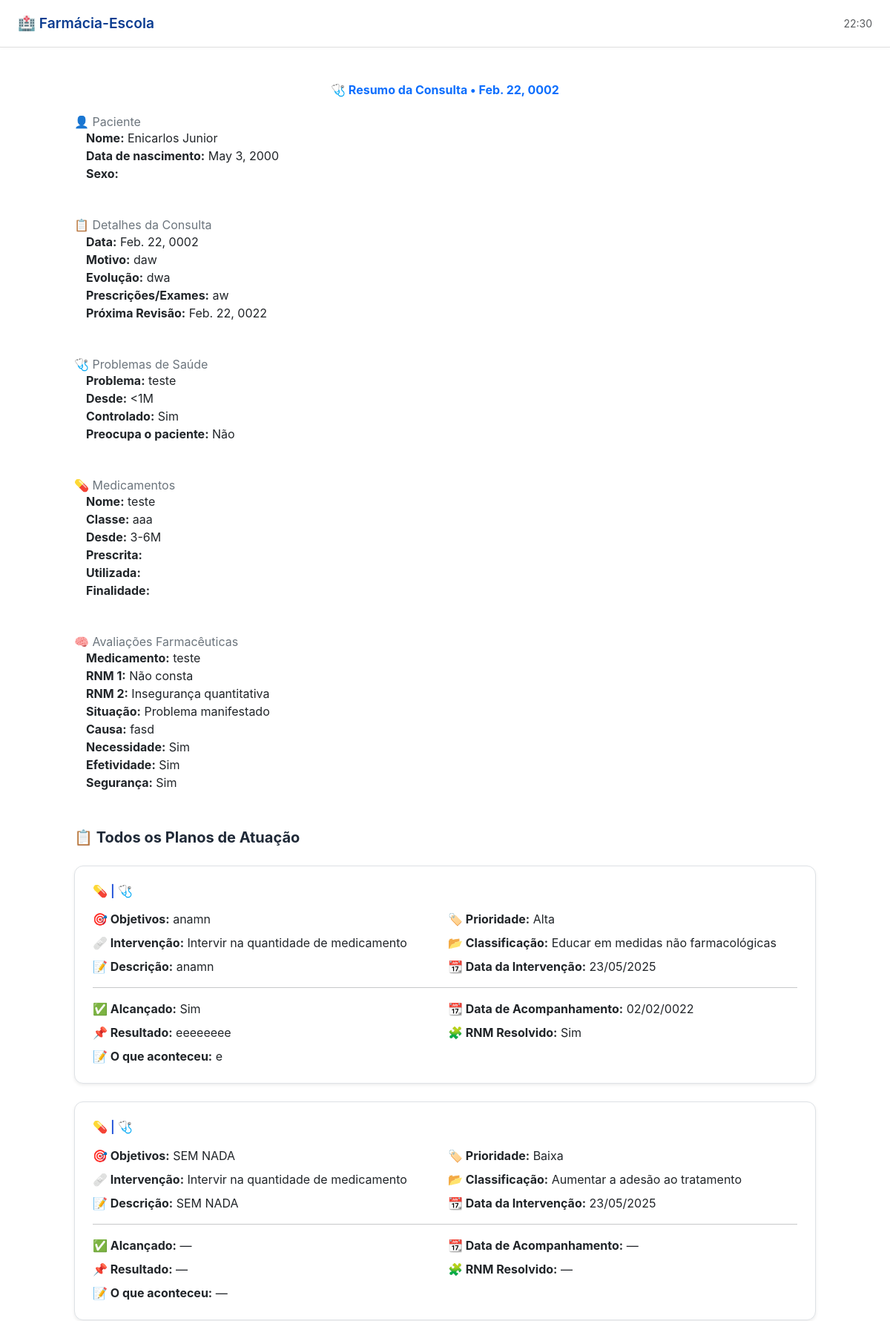
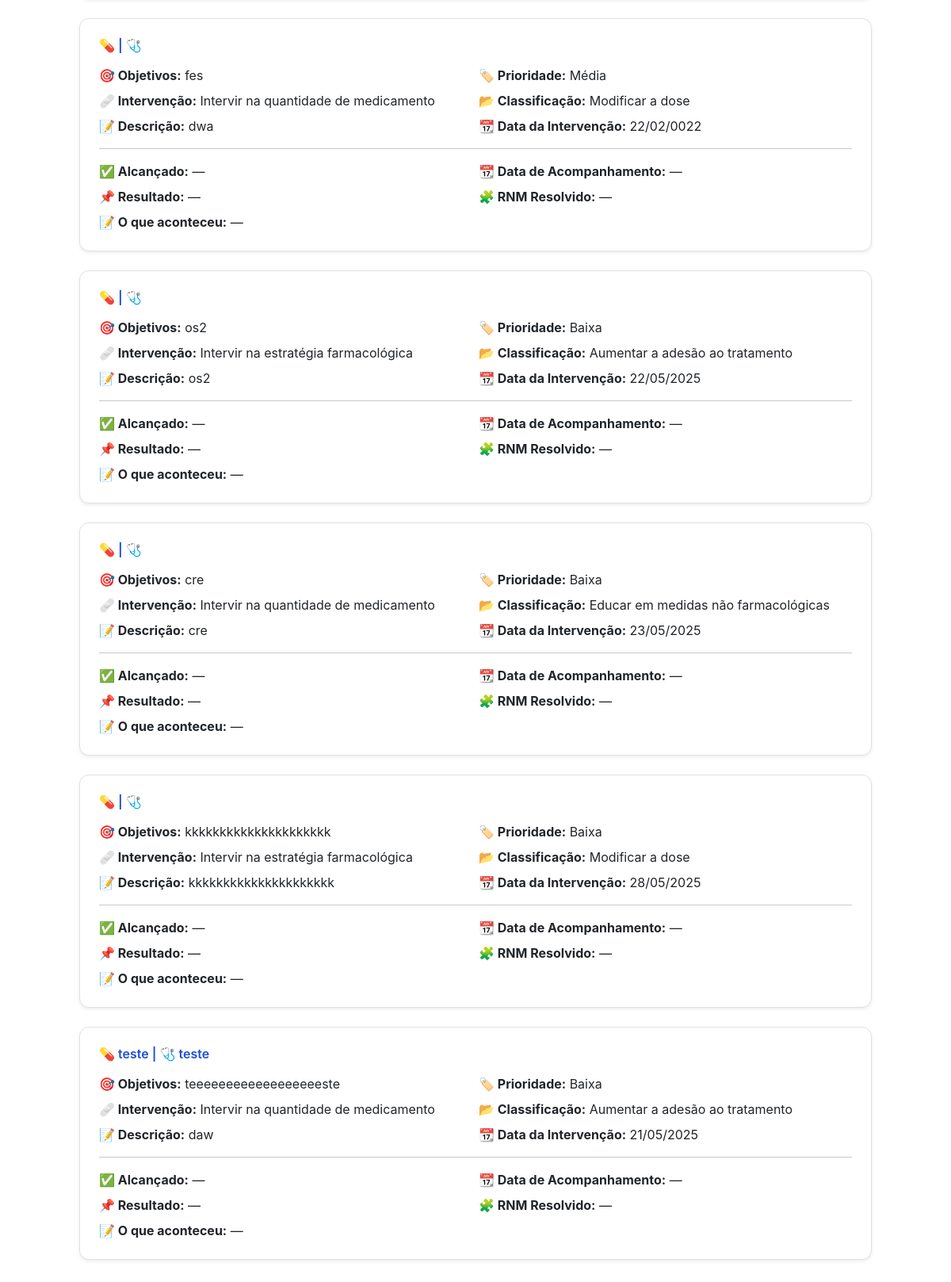
Page /consulta/consulta/12/visualizar/ on the committed database (2 pictures, top to bottom).
### consulta/models.py (models this page shows, shortened)
class Consulta(models.Model):
    paciente = models.ForeignKey(Paciente, on_delete=models.CASCADE, related_name='consultas')
    data_consulta = models.DateField()
    evolucao = models.TextField()
    motivo_consulta = models.TextField(max_length=255)
    prescricoes_exames = models.TextField()
    data_proxima_revisao = models.DateField(null=True, blank=True)
    exames_arquivo = models.FileField(
        upload_to='exames_consulta/',
        blank=True,
        null=True,
        verbose_name='Arquivo de Exames (PDF, JPG, PNG, DOC etc.)'
    )

class ProblemaSaude(models.Model):
    TEMPO_INICIO_CHOICES = [
        ("<1M", "Menos de 1 mês"),
        ("1-3M", "De 1 a 3 meses"),
        ("3-6M", "De 3 a 6 meses"),
        ("6M-1A", "De 6 meses a 1 ano"),
        ("1-3A", "De 1 a 3 anos"),
        ("3-5A", "De 3 a 5 anos"),
        ("5-10A", "De 5 a 10 anos"),
        (">10A", "Mais de 10 anos"),
    ]
    consulta = models.ForeignKey(Consulta, related_name='problemas_saude', on_delete=models.CASCADE)
    problema = models.CharField(max_length=255)
    inicio = models.CharField(max_length=10, choices=TEMPO_INICIO_CHOICES)
    controlado = models.BooleanField(default=False)
    preocupa = models.BooleanField(default=False)

class Medicamento(models.Model):
    DESDE_CHOICES = [
        ("<1M", "Menos de 1 mês"),
        ("1-3M", "De 1 a 3 meses"),
        ("3-6M", "De 3 a 6 meses"),
        ("6M-1A", "De 6 meses a 1 ano"),
        ("1-3A", "De 1 a 3 anos"),
        ("3-5A", "De 3 a 5 anos"),
        ("5-10A", "De 5 a 10 anos"),
        (">10A", "Mais de 10 anos"),
    ]
    consulta = models.ForeignKey(Consulta, on_delete=models.CASCADE, related_name='medicamentos', null=True, blank=True)
    problema_saude = models.ForeignKey(ProblemaSaude, on_delete=models.CASCADE, related_name='medicamentos', null=True, blank=True)
    nome = models.CharField(max_length=255, blank=True)
    classe = models.CharField(max_length=255, blank=True)
    desde = models.CharField(max_length=10, choices=DESDE_CHOICES, blank=True)
    posologia_prescrita = models.CharField(max_length=255, blank=True, null=True)
    posologia_utilizada = models.CharField(max_length=255, blank=True, null=True)
    entendimento_paciente = models.TextField(blank=True, null=True)

class Avaliacao(models.Model):
    medicamento = models.OneToOneField(
        Medicamento, on_delete=models.CASCADE,
        related_name='avaliacao', null=True, blank=True
    )
    CLASSIFICACAO_RNM_1_CHOICES = [
        ("PSNT", "Problema de saúde não tratado"),
        ("EMD", "Efeito de medicamento desnecessário"),
        ("INQ", "Inefetividade não quantitativa"),
        ("IQ", "Inefetividade quantitativa"),
        ("ISQ", "Insegurança quantitativa"),
        ("NC", "Não consta"),
    ]
    CLASSIFICACAO_RNM_2_CHOICES = CLASSIFICACAO_RNM_1_CHOICES
    SITUACAO_PROBLEMA_SAUDE_CHOICES = [
        ("PM", "Problema manifestado"),
        ("RA", "Risco de aparecimento"),
        ("NC", "Não consta"),
    ]
    necessidade = models.BooleanField(null=True, blank=True)
    efetividade = models.BooleanField(null=True, blank=True)
    seguranca = models.BooleanField(null=True, blank=True)
    classificacao_rnm_1 = models.CharField(
        max_length=50, choices=CLASSIFICACAO_RNM_1_CHOICES,
        blank=True, default='NC'
    )
    classificacao_rnm_2 = models.CharField(
        max_length=50, choices=CLASSIFICACAO_RNM_2_CHOICES,
        blank=True, default='NC'
    )
    situacao_problema_saude = models.CharField(
        max_length=50, choices=SITUACAO_PROBLEMA_SAUDE_CHOICES,
        blank=True, default='NC'
    )
    causa_rnm = models.TextField(blank=True, null=True)
    PARÂMETRO_CHOICES = [
        ('SS', 'Sinais e Sintomas'),
        ('SUB', 'Subjetivo'),
        ('LAB', 'Laboratorial'),
    ]
    parametro = models.CharField(max_length=10, choices=PARÂMETRO_CHOICES, blank=True, null=True)
    resultado_do_parametro = models.TextField(blank=True, null=True)

class PlanoAtuacao(models.Model):
    PRIORIDADE_CHOICES = [
        ("baixa", "Baixa"),
        ("media", "Média"),
        ("alta", "Alta"),
    ]
    REGISTRO_INTERVENCAO_CHOICES = [
        ("quantidade_medicamento", "Intervir na quantidade de medicamento"),
        ("estrategia_farmacologica", "Intervir na estratégia farmacológica"),
        ("educacao_paciente", "Intervir na educação do paciente"),
    ]
    CLASSIFICACAO_INTERVENCAO_CHOICES = [
        ("modificar_dose", "Modificar a dose"),
        ("modificar_dosagem", "Modificar a dosagem"),
        ("modificar_esquema", "Modificar o esquema terapêutico"),
        ("adicionar_medicamento", "Adicionar medicamento"),
        ("retirar_medicamento", "Retirar medicamento"),
        ("substituir_medicamento", "Substituir medicamento"),
        ("modo_uso", "Modo de uso e administração"),
        ("aumentar_adesao", "Aumentar a adesão ao tratamento"),
        ("educar_nao_farmacologico", "Educar em medidas não farmacológicas"),
        ("nao_claro", "Não está claro"),
    ]
    avaliacao = models.ForeignKey('Avaliacao', on_delete=models.CASCADE, related_name='planos_atuacao', null=True, blank=True)
    consulta = models.ForeignKey('Consulta', on_delete=models.CASCADE, related_name='planos_de_atuacao')  # opcional
    problema_saude = models.ForeignKey(ProblemaSaude, on_delete=models.CASCADE, related_name='planos_atuacao', null=True, blank=True)
    medicamento = models.ForeignKey(Medicamento, on_delete=models.CASCADE, related_name='planos_atuacao', null=True, blank=True)
    relato_anamnese = models.TextField(blank=True, null=True)
    objetivos = models.TextField()
    prioridade = models.CharField(max_length=20, choices=PRIORIDADE_CHOICES)
    registro_intervencao = models.CharField(max_length=50, choices=REGISTRO_INTERVENCAO_CHOICES)
    classificacao_intervencao = models.CharField(max_length=50, choices=CLASSIFICACAO_INTERVENCAO_CHOICES)
    descricao_planejamento = models.TextField(null=True, blank=True)
    data_intervencao = models.DateField()
    alcancado = models.BooleanField(null=True, blank=True)
    data_alcancado = models.DateField(null=True, blank=True)
    resultado = models.TextField(blank=True)
    rnm_resolvido = models.BooleanField(null=True, blank=True)
    o_que_aconteceu = models.TextField(null=True, blank=True)

### paciente/models.py (models this page shows, shortened)
class Paciente(models.Model):
    nome = models.CharField(max_length=150)
    telefone = models.CharField(max_length=15)
    responsavel = models.CharField(max_length=100)
    data_nascimento = models.DateField()
    doencas = models.ManyToManyField(
        Doenca,
        through='MedicamentoDoencaPaciente',
        related_name='pacientes',
        blank=True
    )
    medicamentos = models.ManyToManyField(Medicamento, related_name='pacientes', blank=True)
    genero = models.CharField(
        max_length=15, choices=[('M', 'Masculino'), ('F', 'Feminino'), ('O', 'Outro'), ('ND', 'Prefere não dizer')]
    )
    estado_civil = models.CharField(
        max_length=20, choices=[
            ('Casado(a)', 'Casado(a)'),
            ('Solteiro(a)', 'Solteiro(a)'),
            ('Separado(a)', 'Separado(a)'),
            ('Amigado(a)', 'Amigado(a)'),
            ('Viuvo(a)', 'Viúvo(a)'),
            ('Nao consta', 'Não consta'),
            ('Outro', 'Outro'),
        ]
    )
    bairro = models.CharField(max_length=100)
    distrito = models.CharField(max_length=20, choices=[('Rural', 'Zona Rural'), ('Urbano', 'Zona Urbana')])
    municipio = models.CharField(max_length=100)
    escolaridade = models.CharField(
        max_length=30, choices=[
            ('Analfabeto', 'Analfabeto'),
            ('Fundamental incompleto', 'Fundamental incompleto'),
            ('Fundamental completo', 'Fundamental completo'),
            ('Médio incompleto', 'Médio incompleto'),
            ('Ensino médio completo', 'Ensino médio completo'),
            ('Superior incompleto', 'Superior incompleto'),
            ('Superior completo', 'Superior completo'),
            ('Pós-graduação', 'Pós-graduação'),
            ('Nao consta', 'Não consta'),
        ]
    )
    ocupacao = models.CharField(max_length=100)
    raca = models.CharField(
        max_length=20, choices=[
            ('Pardo', 'Pardo'),
            ('Preto', 'Preto'),
            ('Branco', 'Branco'),
            ('Amarelo', 'Amarelo'),
            ('Negro', 'Negro'),
            ('Outro', 'Outro'),
            ('Nao consta', 'Não consta'),
        ]
    )
    reside_com = models.CharField(max_length=100)
    observacoes = models.TextField(blank=True)

### consulta/views.py (the view)
# urls.py: path('consulta/<int:consulta_id>/visualizar/', views.visualizar_consulta, name='visualizar_consulta'),
def visualizar_consulta(request, consulta_id):
    consulta = get_object_or_404(Consulta, id=consulta_id)
    paciente = consulta.paciente
    problemas = consulta.problemas_saude.all()
    medicamentos = Medicamento.objects.filter(problema_saude__in=problemas).select_related('problema_saude')
    avaliacoes = Avaliacao.objects.filter(medicamento__in=medicamentos).select_related('medicamento')
    planos = PlanoAtuacao.objects.filter(consulta=consulta).select_related('avaliacao__medicamento__problema_saude')
    planos_por_avaliacao = defaultdict(list)
    for plano in planos:
        if plano.avaliacao:
            planos_por_avaliacao[plano.avaliacao.id].append(plano)
    return render(request, 'visualizar_consulta.html', {
        'consulta': consulta,
        'paciente': paciente,
        'problemas': problemas,
        'medicamentos': medicamentos,
        'avaliacoes': avaliacoes,
        'planos': planos
    })

### consulta/templates/visualizar_consulta.html
{% extends "menu.html" %}
{% load static %}
{% load custom_tags %}
{% block content %}
<div class="container my-5">
  <h2 class="text-center text-primary fw-bold mb-4">
    🩺 Resumo da Consulta • {{ consulta.data_consulta }}
  </h2>
  <section class="mb-5">
    <h4 class="text-secondary">👤 Paciente</h4>
    <div class="ps-3">
      <p><strong>Nome:</strong> {{ paciente.nome }}</p>
      <p><strong>Data de nascimento:</strong> {{ paciente.data_nascimento }}</p>
      <p><strong>Sexo:</strong> {{ paciente.get_sexo_display }}</p>
    </div>
  </section>
  <section class="mb-5">
    <h4 class="text-secondary">📋 Detalhes da Consulta</h4>
    <div class="ps-3">
      <p><strong>Data:</strong> {{ consulta.data_consulta }}</p>
      <p><strong>Motivo:</strong> {{ consulta.motivo_consulta }}</p>
      <p><strong>Evolução:</strong> {{ consulta.evolucao }}</p>
      <p><strong>Prescrições/Exames:</strong> {{ consulta.prescricoes_exames }}</p>
      <p><strong>Próxima Revisão:</strong> {{ consulta.data_proxima_revisao }}</p>
    </div>
  </section>
  <section class="mb-5">
    <h4 class="text-secondary">🩺 Problemas de Saúde</h4>
    {% for problema in problemas %}
    <div class="ps-3 mb-2">
      <p><strong>Problema:</strong> {{ problema.problema }}</p>
      <p><strong>Desde:</strong> {{ problema.inicio }}</p>
      <p><strong>Controlado:</strong> {{ problema.controlado|yesno:"Sim,Não" }}</p>
      <p><strong>Preocupa o paciente:</strong> {{ problema.preocupa|yesno:"Sim,Não" }}</p>
    </div>
    {% empty %}
    <p class="text-muted">Nenhum problema registrado.</p>
    {% endfor %}
  </section>
  <section class="mb-5">
    <h4 class="text-secondary">💊 Medicamentos</h4>
    {% for medicamento in medicamentos %}
    <div class="ps-3 mb-2">
      <p><strong>Nome:</strong> {{ medicamento.nome }}</p>
      <p><strong>Classe:</strong> {{ medicamento.classe }}</p>
      <p><strong>Desde:</strong> {{ medicamento.desde }}</p>
      <p><strong>Prescrita:</strong> {{ medicamento.prescrita }}</p>
      <p><strong>Utilizada:</strong> {{ medicamento.utilizada }}</p>
      <p><strong>Finalidade:</strong> {{ medicamento.para_que_servir }}</p>
    </div>
    {% empty %}
    <p class="text-muted">Nenhum medicamento registrado.</p>
    {% endfor %}
  </section>
  <section class="mb-5">
    <h4 class="text-secondary">🧠 Avaliações Farmacêuticas</h4>
    {% for avaliacao in avaliacoes %}
    <div class="ps-3 mb-4">
      <p><strong>Medicamento:</strong> {{ avaliacao.medicamento.nome }}</p>
      <p><strong>RNM 1:</strong> {{ avaliacao.get_classificacao_rnm_1_display }}</p>
      <p><strong>RNM 2:</strong> {{ avaliacao.get_classificacao_rnm_2_display }}</p>
      <p><strong>Situação:</strong> {{ avaliacao.get_situacao_problema_saude_display }}</p>
      <p><strong>Causa:</strong> {{ avaliacao.causa_rnm }}</p>
      <p><strong>Necessidade:</strong> {{ avaliacao.necessidade|yesno:"Sim,Não" }}</p>
      <p><strong>Efetividade:</strong> {{ avaliacao.efetividade|yesno:"Sim,Não" }}</p>
      <p><strong>Segurança:</strong> {{ avaliacao.seguranca|yesno:"Sim,Não" }}</p>
    </div>
    {% empty %}
    <p class="text-muted">Nenhuma avaliação registrada.</p>
    {% endfor %}
  </section>
<section class="mb-10">
  <h4 class="text-xl font-bold text-gray-800 mb-4">📋 Todos os Planos de Atuação</h4>
  {% if planos %}
    {% for plano in planos %}
      <div class="bg-white p-4 mb-4 rounded-xl shadow-sm border border-gray-200">
        <h5 class="text-blue-700 font-semibold mb-3">
          💊 {{ plano.avaliacao.medicamento.nome }} |
          🩺 {{ plano.avaliacao.medicamento.problema_saude.problema }}
        </h5>
        <div class="grid grid-cols-1 md:grid-cols-2 gap-2 mb-3">
          <p><strong>🎯 Objetivos:</strong> {{ plano.objetivos|default:"—" }}</p>
          <p><strong>🏷️ Prioridade:</strong> {{ plano.get_prioridade_display|default:"—" }}</p>
          <p><strong>🩹 Intervenção:</strong> {{ plano.get_registro_intervencao_display|default:"—" }}</p>
          <p><strong>📂 Classificação:</strong> {{ plano.get_classificacao_intervencao_display|default:"—" }}</p>
          <p><strong>📝 Descrição:</strong> {{ plano.descricao_planejamento|default:"—" }}</p>
          <p><strong>📆 Data da Intervenção:</strong> {{ plano.data_intervencao|date:"d/m/Y"|default:"—" }}</p>
        </div>
        <hr class="my-3">
        <div class="grid grid-cols-1 md:grid-cols-2 gap-2">
          <p><strong>✅ Alcançado:</strong>
            {% if plano.alcancado == True %}Sim
            {% elif plano.alcancado == False %}Não
            {% else %}—{% endif %}
          </p>
          <p><strong>📆 Data de Acompanhamento:</strong> {{ plano.data_alcancado|date:"d/m/Y"|default:"—" }}</p>
          <p><strong>📌 Resultado:</strong> {{ plano.resultado|default:"—" }}</p>
          <p><strong>🧩 RNM Resolvido:</strong>
            {% if plano.rnm_resolvido == True %}Sim
            {% elif plano.rnm_resolvido == False %}Não
            {% else %}—{% endif %}
          </p>
          <p class="md:col-span-2"><strong>📝 O que aconteceu:</strong> {{ plano.o_que_aconteceu|default:"—" }}</p>
        </div>
      </div>
    {% endfor %}
  {% else %}
    <p class="text-gray-500">Nenhum plano registrado para esta consulta.</p>
  {% endif %}
</section>
</div>
{% endblock %}

### tela_inicial/templates/menu.html (style rules this page uses)
body { padding-top: 64px; font-family: 'Inter', sans-serif; }

### rows in the picture
Consulta: data_consulta "Feb. 22, 0002", motivo_consulta "daw", evolucao "dwa", prescricoes_exames "aw", data_proxima_revisao "Feb. 22, 0022"
Paciente: nome "Enicarlos Junior", data_nascimento "May 3, 2000"
ProblemaSaude: problema "teste", inicio "<1M", controlado "Sim", preocupa "Não"
Medicamento: nome "teste", classe "aaa", desde "3-6M"
Avaliacao: medicamento.nome "teste", classificacao_rnm_1 "Não consta", classificacao_rnm_2 "Insegurança quantitativa", situacao_problema_saude "Problema manifestado", causa_rnm "fasd", necessidade "Sim", efetividade "Sim", seguranca "Sim"
PlanoAtuacao: objetivos "anamn", prioridade "Alta", registro_intervencao "Intervir na quantidade de medicamento", classificacao_intervencao "Educar em medidas não farmacológicas", descricao_planejamento "anamn", data_intervencao "23/05/2025", alcancado "Sim", data_alcancado "02/02/0022", resultado "eeeeeeee", rnm_resolvido "Sim", o_que_aconteceu "e"
PlanoAtuacao: objetivos "SEM NADA", prioridade "Baixa", registro_intervencao "Intervir na quantidade de medicamento", classificacao_intervencao "Aumentar a adesão ao tratamento", descricao_planejamento "SEM NADA", data_intervencao "23/05/2025", data_alcancado "—", resultado "—", o_que_aconteceu "—"
PlanoAtuacao: objetivos "fes", prioridade "Média", registro_intervencao "Intervir na quantidade de medicamento", classificacao_intervencao "Modificar a dose", descricao_planejamento "dwa", data_intervencao "22/02/0022", data_alcancado "—", resultado "—", o_que_aconteceu "—"
PlanoAtuacao: objetivos "os2", prioridade "Baixa", registro_intervencao "Intervir na estratégia farmacológica", classificacao_intervencao "Aumentar a adesão ao tratamento", descricao_planejamento "os2", data_intervencao "22/05/2025", data_alcancado "—", resultado "—", o_que_aconteceu "—"
PlanoAtuacao: objetivos "cre", prioridade "Baixa", registro_intervencao "Intervir na quantidade de medicamento", classificacao_intervencao "Educar em medidas não farmacológicas", descricao_planejamento "cre", data_intervencao "23/05/2025", data_alcancado "—", resultado "—", o_que_aconteceu "—"
PlanoAtuacao: objetivos "kkkkkkkkkkkkkkkkkkkkk", prioridade "Baixa", registro_intervencao "Intervir na estratégia farmacológica", classificacao_intervencao "Modificar a dose", descricao_planejamento "kkkkkkkkkkkkkkkkkkkkk", data_intervencao "28/05/2025", data_alcancado "—", resultado "—", o_que_aconteceu "—"
PlanoAtuacao: avaliacao.medicamento.nome "teste", avaliacao.medicamento.problema_saude.problema "teste", objetivos "teeeeeeeeeeeeeeeeeeste", prioridade "Baixa", registro_intervencao "Intervir na quantidade de medicamento", classificacao_intervencao "Aumentar a adesão ao tratamento", descricao_planejamento "daw", data_intervencao "21/05/2025", data_alcancado "—", resultado "—", o_que_aconteceu "—"
